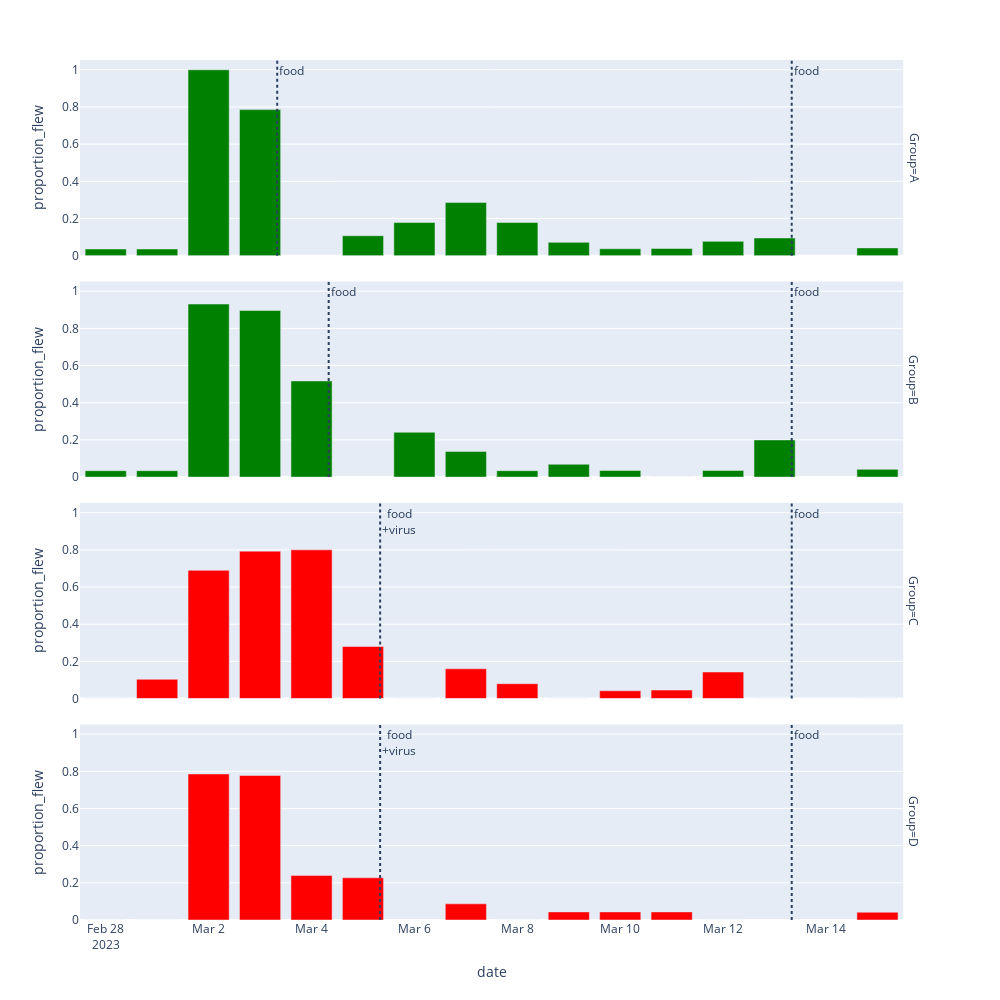

Notebook source saved alongside this figure:
### Markdown cell above
# PLOT

### Code cell
df = gb.reset_index().rename(columns={0:'proportion_flew'})
fig = px.bar(df, x='date', y='proportion_flew', facet_row='Group', color='Group', color_discrete_sequence=['green','green','red','red'])

fig.update_layout(showlegend=False, width=1000, height=1000)

fig.add_vline(x=pd.to_datetime('2023-03-05 08').timestamp()*1000, line_dash="dot", row=1, col=1, annotation_text="food<br>+virus", annotation_position="top right")
fig.add_vline(x=pd.to_datetime('2023-03-05 08').timestamp()*1000, line_dash="dot", row=2, col=1, annotation_text="food<br>+virus", annotation_position="top right")
fig.add_vline(x=pd.to_datetime('2023-03-04 08').timestamp()*1000, line_dash="dot", row=3, col=1, annotation_text="food", annotation_position="top right")
fig.add_vline(x=pd.to_datetime('2023-03-03 08').timestamp()*1000, line_dash="dot", row=4, col=1, annotation_text="food", annotation_position="top right")

fig.add_vline(x=pd.to_datetime('2023-03-13 08').timestamp()*1000, line_dash="dot", row="all", col=1, annotation_text="food", annotation_position="top right")
   
fig.write_html("results-plot.html")
fig.write_image("results-plot.png")

fig.show()

### Figure 1 — Plotly figure (JSON) as saved in the notebook; plotly's stock layout.template omitted (floating-point values rounded to 4 significant figures)
{"data": [{"alignmentgroup": "True", "hovertemplate": "Group=A<br>date=%{x}<br>proportion_flew=%{y}<extra></extra>", "legendgroup": "A", "marker": {"color": "green", "pattern": {"shape": ""}}, "name": "A", "offsetgroup": "A", "orientation": "v", "showlegend": true, "textposition": "auto", "type": "bar", "x": ["2023-02-28T00:00:00", "2023-03-01T00:00:00", "2023-03-02T00:00:00", "2023-03-03T00:00:00", "2023-03-05T00:00:00", "2023-03-06T00:00:00", "2023-03-07T00:00:00", "2023-03-08T00:00:00", "2023-03-09T00:00:00", "2023-03-10T00:00:00", "2023-03-11T00:00:00", "2023-03-12T00:00:00", "2023-03-13T00:00:00", "2023-03-15T00:00:00"], "xaxis": "x4", "y": [0.03571, 0.03571, 1, 0.7857, 0.1071, 0.1786, 0.2857, 0.1786, 0.07143, 0.03704, 0.03846, 0.07692, 0.09524, 0.04167], "yaxis": "y4"}, {"alignmentgroup": "True", "hovertemplate": "Group=B<br>date=%{x}<br>proportion_flew=%{y}<extra></extra>", "legendgroup": "B", "marker": {"color": "green", "pattern": {"shape": ""}}, "name": "B", "offsetgroup": "B", "orientation": "v", "showlegend": true, "textposition": "auto", "type": "bar", "x": ["2023-02-28T00:00:00", "2023-03-01T00:00:00", "2023-03-02T00:00:00", "2023-03-03T00:00:00", "2023-03-04T00:00:00", "2023-03-06T00:00:00", "2023-03-07T00:00:00", "2023-03-08T00:00:00", "2023-03-09T00:00:00", "2023-03-10T00:00:00", "2023-03-11T00:00:00", "2023-03-12T00:00:00", "2023-03-13T00:00:00", "2023-03-15T00:00:00"], "xaxis": "x3", "y": [0.03448, 0.03448, 0.931, 0.8966, 0.5172, 0.2414, 0.1379, 0.03448, 0.06897, 0.03571, 0, 0.03571, 0.2, 0.04167], "yaxis": "y3"}, {"alignmentgroup": "True", "hovertemplate": "Group=C<br>date=%{x}<br>proportion_flew=%{y}<extra></extra>", "legendgroup": "C", "marker": {"color": "red", "pattern": {"shape": ""}}, "name": "C", "offsetgroup": "C", "orientation": "v", "showlegend": true, "textposition": "auto", "type": "bar", "x": ["2023-02-28T00:00:00", "2023-03-01T00:00:00", "2023-03-02T00:00:00", "2023-03-03T00:00:00", "2023-03-04T00:00:00", "2023-03-05T00:00:00", "2023-03-06T00:00:00", "2023-03-07T00:00:00", "2023-03-08T00:00:00", "2023-03-09T00:00:00", "2023-03-10T00:00:00", "2023-03-11T00:00:00", "2023-03-12T00:00:00", "2023-03-13T00:00:00", "2023-03-15T00:00:00"], "xaxis": "x2", "y": [0, 0.1034, 0.6897, 0.7931, 0.8, 0.28, 0, 0.16, 0.08, 0, 0.04167, 0.04545, 0.1429, 0, 0], "yaxis": "y2"}, {"alignmentgroup": "True", "hovertemplate": "Group=D<br>date=%{x}<br>proportion_flew=%{y}<extra></extra>", "legendgroup": "D", "marker": {"color": "red", "pattern": {"shape": ""}}, "name": "D", "offsetgroup": "D", "orientation": "v", "showlegend": true, "textposition": "auto", "type": "bar", "x": ["2023-02-28T00:00:00", "2023-03-01T00:00:00", "2023-03-02T00:00:00", "2023-03-03T00:00:00", "2023-03-04T00:00:00", "2023-03-05T00:00:00", "2023-03-07T00:00:00", "2023-03-08T00:00:00", "2023-03-09T00:00:00", "2023-03-10T00:00:00", "2023-03-11T00:00:00", "2023-03-12T00:00:00", "2023-03-15T00:00:00"], "xaxis": "x", "y": [0, 0, 0.7857, 0.7778, 0.24, 0.2273, 0.08696, 0, 0.04348, 0.04348, 0.04348, 0, 0.04167], "yaxis": "y"}], "layout": {"annotations": [{"showarrow": false, "text": "Group=D", "textangle": 90, "x": 0.98, "xanchor": "left", "xref": "paper", "y": 0.1138, "yanchor": "middle", "yref": "paper"}, {"showarrow": false, "text": "Group=C", "textangle": 90, "x": 0.98, "xanchor": "left", "xref": "paper", "y": 0.3712, "yanchor": "middle", "yref": "paper"}, {"showarrow": false, "text": "Group=B", "textangle": 90, "x": 0.98, "xanchor": "left", "xref": "paper", "y": 0.6288, "yanchor": "middle", "yref": "paper"}, {"showarrow": false, "text": "Group=A", "textangle": 90, "x": 0.98, "xanchor": "left", "xref": "paper", "y": 0.8862, "yanchor": "middle", "yref": "paper"}, {"showarrow": false, "text": "food<br>+virus", "x": 1678003200000, "xanchor": "left", "xref": "x", "y": 1, "yanchor": "top", "yref": "y domain"}, {"showarrow": false, "text": "food<br>+virus", "x": 1678003200000, "xanchor": "left", "xref": "x2", "y": 1, "yanchor": "top", "yref": "y2 domain"}, {"showarrow": false, "text": "food", "x": 1677916800000, "xanchor": "left", "xref": "x3", "y": 1, "yanchor": "top", "yref": "y3 domain"}, {"showarrow": false, "text": "food", "x": 1677830400000, "xanchor": "left", "xref": "x4", "y": 1, "yanchor": "top", "yref": "y4 domain"}, {"showarrow": false, "text": "food", "x": 1678694400000, "xanchor": "left", "xref": "x", "y": 1, "yanchor": "top", "yref": "y domain"}, {"showarrow": false, "text": "food", "x": 1678694400000, "xanchor": "left", "xref": "x2", "y": 1, "yanchor": "top", "yref": "y2 domain"}, {"showarrow": false, "text": "food", "x": 1678694400000, "xanchor": "left", "xref": "x3", "y": 1, "yanchor": "top", "yref": "y3 domain"}, {"showarrow": false, "text": "food", "x": 1678694400000, "xanchor": "left", "xref": "x4", "y": 1, "yanchor": "top", "yref": "y4 domain"}], "barmode": "relative", "height": 1000, "legend": {"title": {"text": "Group"}, "tracegroupgap": 0}, "margin": {"t": 60}, "shapes": [{"line": {"dash": "dot"}, "type": "line", "x0": 1678003200000, "x1": 1678003200000, "xref": "x", "y0": 0, "y1": 1, "yref": "y domain"}, {"line": {"dash": "dot"}, "type": "line", "x0": 1678003200000, "x1": 1678003200000, "xref": "x2", "y0": 0, "y1": 1, "yref": "y2 domain"}, {"line": {"dash": "dot"}, "type": "line", "x0": 1677916800000, "x1": 1677916800000, "xref": "x3", "y0": 0, "y1": 1, "yref": "y3 domain"}, {"line": {"dash": "dot"}, "type": "line", "x0": 1677830400000, "x1": 1677830400000, "xref": "x4", "y0": 0, "y1": 1, "yref": "y4 domain"}, {"line": {"dash": "dot"}, "type": "line", "x0": 1678694400000, "x1": 1678694400000, "xref": "x", "y0": 0, "y1": 1, "yref": "y domain"}, {"line": {"dash": "dot"}, "type": "line", "x0": 1678694400000, "x1": 1678694400000, "xref": "x2", "y0": 0, "y1": 1, "yref": "y2 domain"}, {"line": {"dash": "dot"}, "type": "line", "x0": 1678694400000, "x1": 1678694400000, "xref": "x3", "y0": 0, "y1": 1, "yref": "y3 domain"}, {"line": {"dash": "dot"}, "type": "line", "x0": 1678694400000, "x1": 1678694400000, "xref": "x4", "y0": 0, "y1": 1, "yref": "y4 domain"}], "showlegend": false, "width": 1000, "xaxis": {"anchor": "y", "autorange": true, "domain": [0, 0.98], "range": ["2023-02-27 12:00", "2023-03-15 12:00"], "title": {"text": "date"}, "type": "date"}, "xaxis2": {"anchor": "y2", "autorange": true, "domain": [0, 0.98], "matches": "x", "range": ["2023-02-27 12:00", "2023-03-15 12:00"], "showticklabels": false, "type": "date"}, "xaxis3": {"anchor": "y3", "autorange": true, "domain": [0, 0.98], "matches": "x", "range": ["2023-02-27 12:00", "2023-03-15 12:00"], "showticklabels": false, "type": "date"}, "xaxis4": {"anchor": "y4", "autorange": true, "domain": [0, 0.98], "matches": "x", "range": ["2023-02-27 12:00", "2023-03-15 12:00"], "showticklabels": false, "type": "date"}, "yaxis": {"anchor": "x", "autorange": true, "domain": [0, 0.2275], "range": [0, 1.053], "title": {"text": "proportion_flew"}, "type": "linear"}, "yaxis2": {"anchor": "x2", "autorange": true, "domain": [0.2575, 0.485], "matches": "y", "range": [0, 1.053], "title": {"text": "proportion_flew"}, "type": "linear"}, "yaxis3": {"anchor": "x3", "autorange": true, "domain": [0.515, 0.7425], "matches": "y", "range": [0, 1.053], "title": {"text": "proportion_flew"}, "type": "linear"}, "yaxis4": {"anchor": "x4", "autorange": true, "domain": [0.7725, 1], "matches": "y", "range": [0, 1.053], "title": {"text": "proportion_flew"}, "type": "linear"}}}
